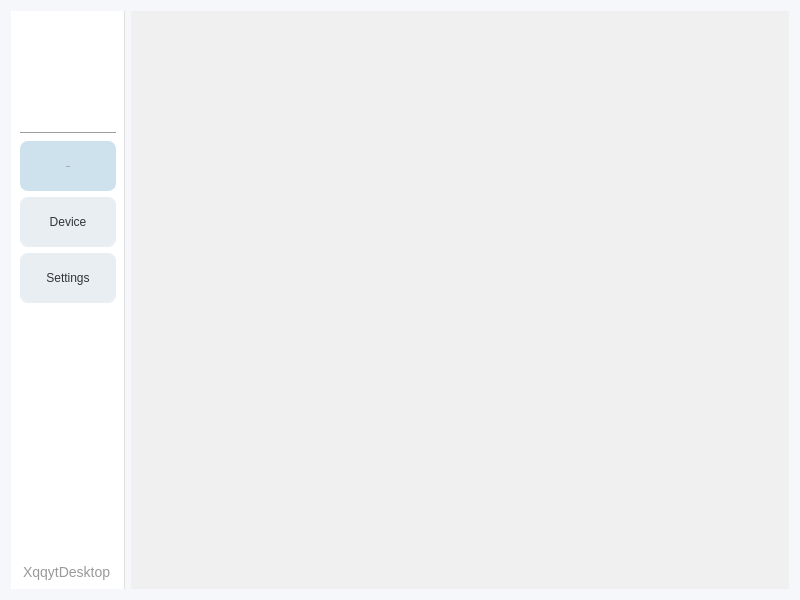
<?xml version="1.0" encoding="UTF-8"?>
<ui version="4.0">
 <class>MainWidget</class>
 <widget class="QWidget" name="MainWidget">
  <property name="geometry">
   <rect>
    <x>0</x>
    <y>0</y>
    <width>800</width>
    <height>600</height>
   </rect>
  </property>
  <property name="windowTitle">
   <string>XqqytDesktop</string>
  </property>
  <property name="styleSheet">
   <string notr="true">/* 主窗口背景 */
QWidget#MainWidget {
    background-color: #f5f7fa;
    font-family: &quot;Segoe UI&quot;, &quot;Arial&quot;, sans-serif;
    font-size: 14px;
    color: #333;
}

/* 左侧按钮区域背景 */
QWidget#left_btn_widget {
    background-color: #ffffff;
    border-right: 1px solid #e0e0e0;
}

QWidget#right_content_widget {
    
	background-color: rgb(240, 240, 240);
}

/* 所有按钮通用样式 */
QPushButton#btn_connect,
QPushButton#btn_device,
QPushButton#btn_settings {
    background-color: #e9eef3;
    border: none;
    border-radius: 8px;
    padding: 5px;
	text-align: center;
    color: #333;
	
	font: 75 16px &quot;Ubuntu Mono&quot;;
}

QPushButton#btn_connect:hover,
QPushButton#btn_device:hover,
QPushButton#btn_settings:hover {
	background-color: rgb(218, 230, 239);
}

QPushButton#btn_connect:pressed,
QPushButton#btn_device:pressed,
QPushButton#btn_settings:pressed {
	
	background-color: rgb(196, 216, 228);
}

QPushButton#btn_connect:checked,
QPushButton#btn_device:checked,
QPushButton#btn_settings:checked {
	background-color: rgb(206, 226, 238);
}

/* 圆形图标按钮（pushButton）样式 */
QPushButton#btn_logo {
    border-radius: 48px;
	border: none;
	border-image: url(:/images/pic/logo.png);
}

/* 文字按钮（Connect、Device、Settings）样式细节 */
QPushButton#btn_connect,
QPushButton#btn_device,
QPushButton#btn_settings {
    text-align: center;
    height: 40px;
}

/* 标签样式（XqqytDesktop） */
QLabel#label_XqqytDesktop {
    color: #999;
    font-size: 14px;
    margin-top: 20px;
    qproperty-alignment: AlignCenter;
}

/* 分隔线样式 */
Line {
    background-color: #e0e0e0;
    height: 1px;
    margin: 8px 0;
}</string>
  </property>
  <layout class="QFormLayout" name="formLayout">
   <item row="0" column="0">
    <widget class="QWidget" name="left_btn_widget" native="true">
     <property name="styleSheet">
      <string notr="true"/>
     </property>
     <layout class="QVBoxLayout" name="verticalLayout">
      <item>
       <widget class="QPushButton" name="btn_logo">
        <property name="minimumSize">
         <size>
          <width>96</width>
          <height>96</height>
         </size>
        </property>
        <property name="maximumSize">
         <size>
          <width>96</width>
          <height>96</height>
         </size>
        </property>
        <property name="text">
         <string/>
        </property>
       </widget>
      </item>
      <item>
       <spacer name="verticalSpacer_2">
        <property name="orientation">
         <enum>Qt::Vertical</enum>
        </property>
        <property name="sizeType">
         <enum>QSizePolicy::Preferred</enum>
        </property>
        <property name="sizeHint" stdset="0">
         <size>
          <width>10</width>
          <height>10</height>
         </size>
        </property>
       </spacer>
      </item>
      <item>
       <widget class="Line" name="line">
        <property name="orientation">
         <enum>Qt::Horizontal</enum>
        </property>
       </widget>
      </item>
      <item>
       <widget class="QPushButton" name="btn_connect">
        <property name="font">
         <font>
          <family>Ubuntu Mono</family>
          <pointsize>-1</pointsize>
          <weight>9</weight>
          <italic>false</italic>
          <bold>false</bold>
         </font>
        </property>
        <property name="text">
         <string>Connect</string>
        </property>
        <property name="checkable">
         <bool>true</bool>
        </property>
        <property name="checked">
         <bool>true</bool>
        </property>
        <property name="flat">
         <bool>false</bool>
        </property>
       </widget>
      </item>
      <item>
       <widget class="QPushButton" name="btn_device">
        <property name="text">
         <string>Device</string>
        </property>
        <property name="checkable">
         <bool>true</bool>
        </property>
       </widget>
      </item>
      <item>
       <widget class="QPushButton" name="btn_settings">
        <property name="text">
         <string>Settings</string>
        </property>
        <property name="checkable">
         <bool>true</bool>
        </property>
       </widget>
      </item>
      <item>
       <spacer name="verticalSpacer">
        <property name="orientation">
         <enum>Qt::Vertical</enum>
        </property>
        <property name="sizeHint" stdset="0">
         <size>
          <width>20</width>
          <height>40</height>
         </size>
        </property>
       </spacer>
      </item>
      <item>
       <widget class="QLabel" name="label_XqqytDesktop">
        <property name="text">
         <string>XqqytDesktop</string>
        </property>
       </widget>
      </item>
     </layout>
    </widget>
   </item>
   <item row="0" column="1">
    <widget class="QWidget" name="right_content_widget" native="true">
     <property name="styleSheet">
      <string notr="true"/>
     </property>
     <layout class="QGridLayout" name="gridLayout_2">
      <item row="0" column="0">
       <layout class="QGridLayout" name="widget_gridLayout"/>
      </item>
     </layout>
    </widget>
   </item>
  </layout>
 </widget>
 <resources>
  <include location="../../Resources/res.qrc"/>
 </resources>
 <connections/>
</ui>
